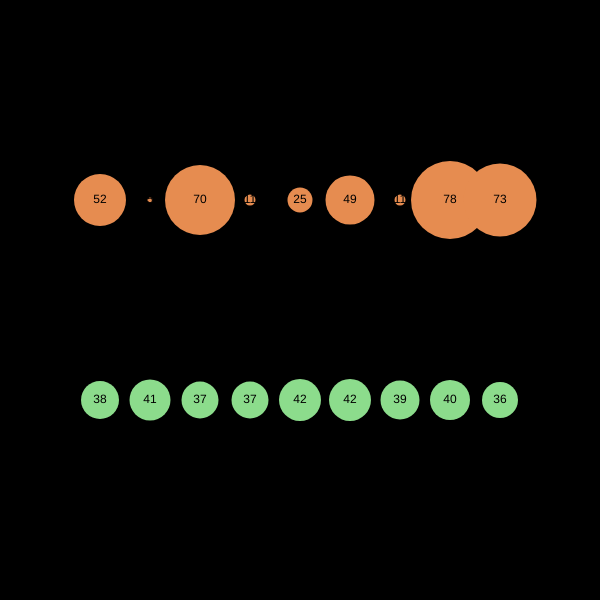
Frame 1 (no input)
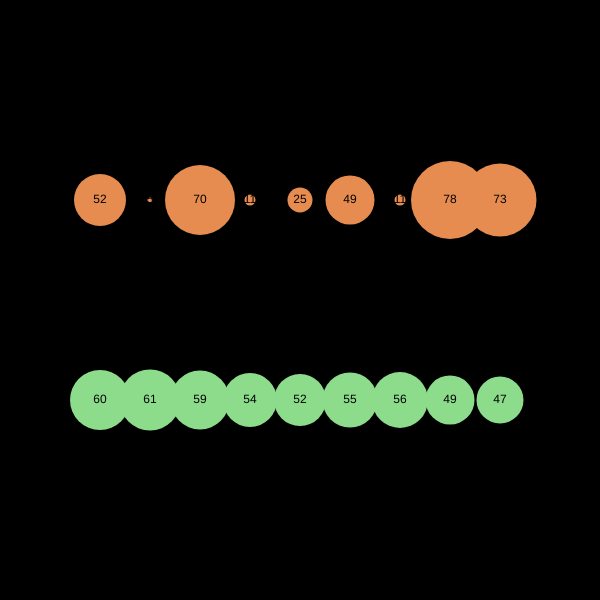
Frame 60 (no input)
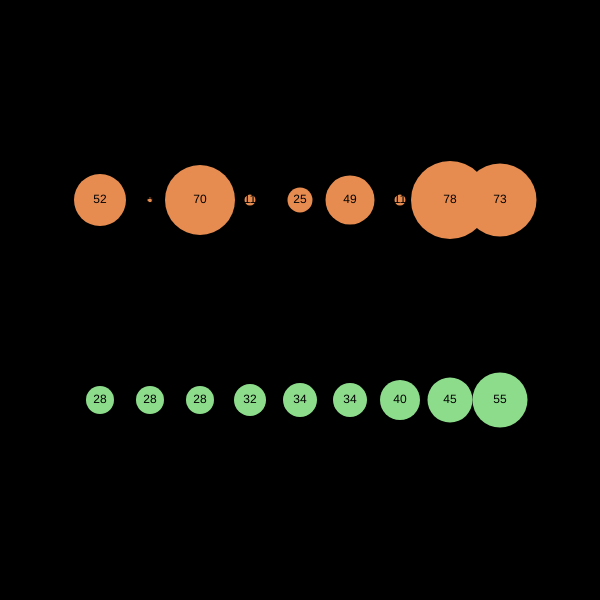
Frame 120 (the mouse pressed at the canvas centre since frame 60)

The p5.js sketch that drew these frames (run headless with seeded random() and noise() and a simulated clock; from frame 60 on, the mouse is pressed at the canvas centre):

// p5.js sketch
// ── sketch.js
// Random VS Noise
// Grace Li
// Feb 28
//
// A look at different ways to use unpredictability in our programs...

let mySeed;
let noiseStart = 5;
let noiseTime;
let noiseSpeed = 0.1;


function setup() {
  createCanvas(600, 600);
  textAlign(CENTER, CENTER);
  mySeed = random(1000);
}

function draw() {
  noiseTime = noiseStart;
  randomSeed(mySeed);
  background(0);
  randomNumbers();
  noiseNumbers();
  noiseStart += noiseSpeed;
}

function noiseNumbers(){
  //display a line of several numbers generated with the noise() 1-100
  let x = 100;
  while(x <= 500){
    let randomNum = noise(noiseTime);   // 0-1 (normalized)
    randomNum = map(randomNum, 0,1,1,100); //0-100
    randomNum = round(randomNum);
    fill(140, 220, 140);
    noStroke();
    circle(x, 400, randomNum);
    fill(0);
    text(randomNum, x, 400);
    x += 50;
    noiseTime += noiseSpeed;
  }
}




function randomNumbers(){
  //display a line of several numbers generated with the random() function. 
  // These should be uniformly distributed. 
  let x = 100;
  while(x <= 500){
    let randomNum = round(random(1, 100));
    fill(230, 140, 80);
    noStroke();
    circle(x , 200, randomNum);
    fill(0);
    text(randomNum, x, 200);
    x += 50;
  }

}
